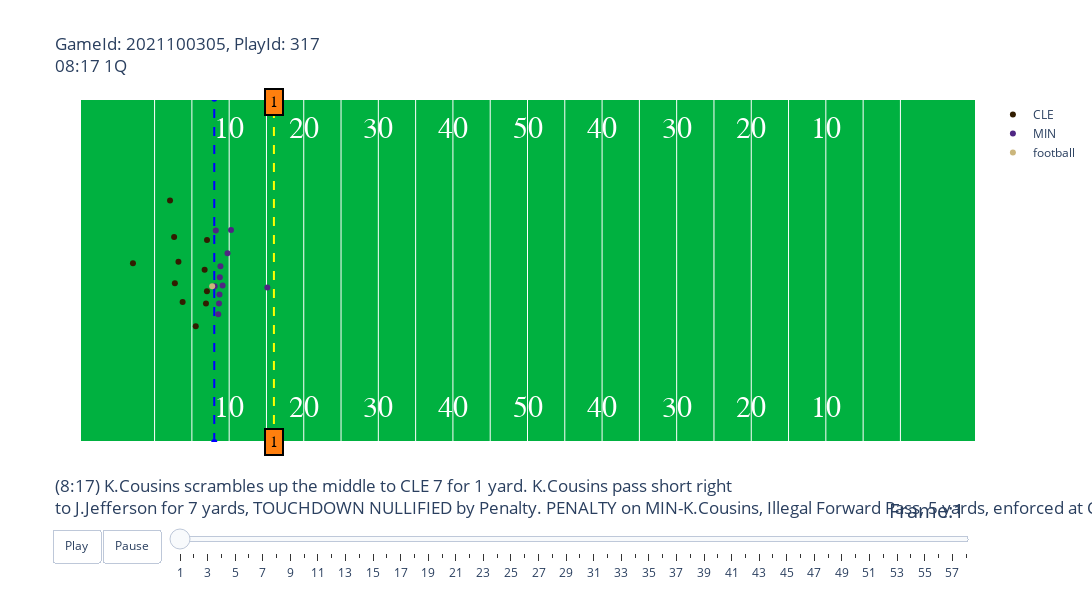

The notebook cell saved with this chart:
### Markdown cell above
<font size="5">Check Out Individual Plays</font>

### Code cell
#Choose A Game and Play
gameId = 2021100305	
playId = 317

#Run Animate Plays Function (Must Input Correct Week)
animate_play(week4, plays, players, pffScout, gameId, playId)

### Figure 1 — Plotly figure (JSON) as saved in the notebook; plotly's stock layout.template omitted (floating-point values rounded to 4 significant figures)
{"data": [{"hoverinfo": "none", "mode": "text", "showlegend": false, "text": ["10", "20", "30", "40", "50", "40", "30", "20", "10"], "textfont": {"color": "#ffffff", "family": "Courier New, monospace", "size": 30}, "type": "scatter", "x": [20, 30, 40, 50, 60, 70, 80, 90, 100], "y": [5, 5, 5, 5, 5, 5, 5, 5, 5]}, {"hoverinfo": "none", "mode": "text", "showlegend": false, "text": ["10", "20", "30", "40", "50", "40", "30", "20", "10"], "textfont": {"color": "#ffffff", "family": "Courier New, monospace", "size": 30}, "type": "scatter", "x": [20, 30, 40, 50, 60, 70, 80, 90, 100], "y": [48.5, 48.5, 48.5, 48.5, 48.5, 48.5, 48.5, 48.5, 48.5]}, {"hoverinfo": "none", "line": {"color": "blue", "dash": "dash"}, "showlegend": false, "type": "scatter", "x": [18, 18], "y": [0, 53.5]}, {"hoverinfo": "none", "line": {"color": "yellow", "dash": "dash"}, "showlegend": false, "type": "scatter", "x": [26, 26], "y": [0, 53.5]}, {"hoverinfo": "text", "hovertext": ["nflId:37317.0<br>displayName:Malcolm Smith<br>Position:MLB<br>Role:Coverage", "nflId:38667.0<br>displayName:Malik Jackson<br>Position:LE<br>Role:Pass Rush", "nflId:44813.0<br>displayName:Myles Garrett<br>Position:RE<br>Role:Pass Rush", "nflId:44838.0<br>displayName:Takkarist McKinley<br>Position:LOLB<br>Role:Pass Rush", "nflId:44847.0<br>displayName:Malik McDowell<br>Position:DRT<br>Role:Pass Rush", "nflId:44903.0<br>displayName:John Johnson<br>Position:FSL<br>Role:Coverage", "nflId:46073.0<br>displayName:Denzel Ward<br>Position:RLB<br>Role:Coverage", "nflId:47829.0<br>displayName:Greedy Williams<br>Position:LCB<br>Role:Coverage", "nflId:47863.0<br>displayName:Sione Takitaki<br>Position:RLB<br>Role:Coverage", "nflId:47938.0<br>displayName:Mack Wilson<br>Position:LLB<br>Role:Coverage", "nflId:52452.0<br>displayName:Grant Delpit<br>Position:SCBL<br>Role:Coverage"], "marker": {"color": "#311D00"}, "mode": "markers", "name": "CLE", "type": "scatter", "x": [12.72, 16.71, 16.89, 17.03, 17.02, 7.1, 15.52, 12.07, 13.76, 13.2, 12.62], "y": [24.73, 26.83, 21.6, 31.48, 23.49, 27.84, 18.05, 37.63, 21.8, 28.08, 31.96]}, {"hoverinfo": "text", "hovertext": ["nflId:38632.0<br>displayName:Kirk Cousins<br>Position:QB<br>Role:Pass", "nflId:40488.0<br>displayName:Adam Thielen<br>Position:RWR<br>Role:Pass Route", "nflId:43640.0<br>displayName:Rashod Hill<br>Position:LT<br>Role:Pass Block", "nflId:44853.0<br>displayName:Dalvin Cook<br>Position:HB<br>Role:Pass Route", "nflId:46131.0<br>displayName:Brian O'Neill<br>Position:RT<br>Role:Pass Block", "nflId:46226.0<br>displayName:Tyler Conklin<br>Position:TE-R<br>Role:Pass Route", "nflId:47801.0<br>displayName:Garrett Bradbury<br>Position:C<br>Role:Pass Block", "nflId:47976.0<br>displayName:Olisaemeka Udoh<br>Position:RG<br>Role:Pass Block", "nflId:52430.0<br>displayName:Justin Jefferson<br>Position:SRWR<br>Role:Pass Route", "nflId:52466.0<br>displayName:Ezra Cleveland<br>Position:LG<br>Role:Pass Block", "nflId:52725.0<br>displayName:Ben Ellefson<br>Position:TE-L<br>Role:Pass Route"], "marker": {"color": "#4F2683"}, "mode": "markers", "name": "MIN", "type": "scatter", "x": [19.12, 20.25, 18.64, 25.12, 18.83, 19.78, 18.06, 18.75, 18.21, 18.7, 18.54], "y": [24.4, 33.03, 21.57, 24.07, 27.4, 29.41, 24.29, 25.67, 32.96, 22.98, 19.9]}, {"hoverinfo": "none", "marker": {"color": "#CBB67C"}, "mode": "markers", "name": "football", "type": "scatter", "x": [17.72], "y": [24.26]}], "layout": {"annotations": [{"align": "center", "bgcolor": "#ff7f0e", "bordercolor": "black", "borderpad": 4, "borderwidth": 2, "font": {"color": "black", "family": "Courier New, monospace", "size": 16}, "opacity": 1, "showarrow": false, "text": "1", "x": 26, "y": 0}, {"align": "center", "bgcolor": "#ff7f0e", "bordercolor": "black", "borderpad": 4, "borderwidth": 2, "font": {"color": "black", "family": "Courier New, monospace", "size": 16}, "opacity": 1, "showarrow": false, "text": "1", "x": 26, "y": 53}], "autosize": false, "height": 600, "plot_bgcolor": "#00B140", "sliders": [{"active": 0, "currentvalue": {"font": {"size": 20}, "prefix": "Frame:", "visible": true, "xanchor": "right"}, "len": 0.9, "pad": {"b": 10, "t": 50}, "steps": [{"args": [[1], {"frame": {"duration": 100, "redraw": false}, "mode": "immediate", "transition": {"duration": 0}}], "label": "1", "method": "animate"}, {"args": [[2], {"frame": {"duration": 100, "redraw": false}, "mode": "immediate", "transition": {"duration": 0}}], "label": "2", "method": "animate"}, {"args": [[3], {"frame": {"duration": 100, "redraw": false}, "mode": "immediate", "transition": {"duration": 0}}], "label": "3", "method": "animate"}, {"args": [[4], {"frame": {"duration": 100, "redraw": false}, "mode": "immediate", "transition": {"duration": 0}}], "label": "4", "method": "animate"}, {"args": [[5], {"frame": {"duration": 100, "redraw": false}, "mode": "immediate", "transition": {"duration": 0}}], "label": "5", "method": "animate"}, {"args": [[6], {"frame": {"duration": 100, "redraw": false}, "mode": "immediate", "transition": {"duration": 0}}], "label": "6", "method": "animate"}, {"args": [[7], {"frame": {"duration": 100, "redraw": false}, "mode": "immediate", "transition": {"duration": 0}}], "label": "7", "method": "animate"}, {"args": [[8], {"frame": {"duration": 100, "redraw": false}, "mode": "immediate", "transition": {"duration": 0}}], "label": "8", "method": "animate"}, {"args": [[9], {"frame": {"duration": 100, "redraw": false}, "mode": "immediate", "transition": {"duration": 0}}], "label": "9", "method": "animate"}, {"args": [[10], {"frame": {"duration": 100, "redraw": false}, "mode": "immediate", "transition": {"duration": 0}}], "label": "10", "method": "animate"}, {"args": [[11], {"frame": {"duration": 100, "redraw": false}, "mode": "immediate", "transition": {"duration": 0}}], "label": "11", "method": "animate"}, {"args": [[12], {"frame": {"duration": 100, "redraw": false}, "mode": "immediate", "transition": {"duration": 0}}], "label": "12", "method": "animate"}, {"args": [[13], {"frame": {"duration": 100, "redraw": false}, "mode": "immediate", "transition": {"duration": 0}}], "label": "13", "method": "animate"}, {"args": [[14], {"frame": {"duration": 100, "redraw": false}, "mode": "immediate", "transition": {"duration": 0}}], "label": "14", "method": "animate"}, {"args": [[15], {"frame": {"duration": 100, "redraw": false}, "mode": "immediate", "transition": {"duration": 0}}], "label": "15", "method": "animate"}, {"args": [[16], {"frame": {"duration": 100, "redraw": false}, "mode": "immediate", "transition": {"duration": 0}}], "label": "16", "method": "animate"}, {"args": [[17], {"frame": {"duration": 100, "redraw": false}, "mode": "immediate", "transition": {"duration": 0}}], "label": "17", "method": "animate"}, {"args": [[18], {"frame": {"duration": 100, "redraw": false}, "mode": "immediate", "transition": {"duration": 0}}], "label": "18", "method": "animate"}, {"args": [[19], {"frame": {"duration": 100, "redraw": false}, "mode": "immediate", "transition": {"duration": 0}}], "label": "19", "method": "animate"}, {"args": [[20], {"frame": {"duration": 100, "redraw": false}, "mode": "immediate", "transition": {"duration": 0}}], "label": "20", "method": "animate"}, {"args": [[21], {"frame": {"duration": 100, "redraw": false}, "mode": "immediate", "transition": {"duration": 0}}], "label": "21", "method": "animate"}, {"args": [[22], {"frame": {"duration": 100, "redraw": false}, "mode": "immediate", "transition": {"duration": 0}}], "label": "22", "method": "animate"}, {"args": [[23], {"frame": {"duration": 100, "redraw": false}, "mode": "immediate", "transition": {"duration": 0}}], "label": "23", "method": "animate"}, {"args": [[24], {"frame": {"duration": 100, "redraw": false}, "mode": "immediate", "transition": {"duration": 0}}], "label": "24", "method": "animate"}, {"args": [[25], {"frame": {"duration": 100, "redraw": false}, "mode": "immediate", "transition": {"duration": 0}}], "label": "25", "method": "animate"}, {"args": [[26], {"frame": {"duration": 100, "redraw": false}, "mode": "immediate", "transition": {"duration": 0}}], "label": "26", "method": "animate"}, {"args": [[27], {"frame": {"duration": 100, "redraw": false}, "mode": "immediate", "transition": {"duration": 0}}], "label": "27", "method": "animate"}, {"args": [[28], {"frame": {"duration": 100, "redraw": false}, "mode": "immediate", "transition": {"duration": 0}}], "label": "28", "method": "animate"}, {"args": [[29], {"frame": {"duration": 100, "redraw": false}, "mode": "immediate", "transition": {"duration": 0}}], "label": "29", "method": "animate"}, {"args": [[30], {"frame": {"duration": 100, "redraw": false}, "mode": "immediate", "transition": {"duration": 0}}], "label": "30", "method": "animate"}, {"args": [[31], {"frame": {"duration": 100, "redraw": false}, "mode": "immediate", "transition": {"duration": 0}}], "label": "31", "method": "animate"}, {"args": [[32], {"frame": {"duration": 100, "redraw": false}, "mode": "immediate", "transition": {"duration": 0}}], "label": "32", "method": "animate"}, {"args": [[33], {"frame": {"duration": 100, "redraw": false}, "mode": "immediate", "transition": {"duration": 0}}], "label": "33", "method": "animate"}, {"args": [[34], {"frame": {"duration": 100, "redraw": false}, "mode": "immediate", "transition": {"duration": 0}}], "label": "34", "method": "animate"}, {"args": [[35], {"frame": {"duration": 100, "redraw": false}, "mode": "immediate", "transition": {"duration": 0}}], "label": "35", "method": "animate"}, {"args": [[36], {"frame": {"duration": 100, "redraw": false}, "mode": "immediate", "transition": {"duration": 0}}], "label": "36", "method": "animate"}, {"args": [[37], {"frame": {"duration": 100, "redraw": false}, "mode": "immediate", "transition": {"duration": 0}}], "label": "37", "method": "animate"}, {"args": [[38], {"frame": {"duration": 100, "redraw": false}, "mode": "immediate", "transition": {"duration": 0}}], "label": "38", "method": "animate"}, {"args": [[39], {"frame": {"duration": 100, "redraw": false}, "mode": "immediate", "transition": {"duration": 0}}], "label": "39", "method": "animate"}, {"args": [[40], {"frame": {"duration": 100, "redraw": false}, "mode": "immediate", "transition": {"duration": 0}}], "label": "40", "method": "animate"}, {"args": [[41], {"frame": {"duration": 100, "redraw": false}, "mode": "immediate", "transition": {"duration": 0}}], "label": "41", "method": "animate"}, {"args": [[42], {"frame": {"duration": 100, "redraw": false}, "mode": "immediate", "transition": {"duration": 0}}], "label": "42", "method": "animate"}, {"args": [[43], {"frame": {"duration": 100, "redraw": false}, "mode": "immediate", "transition": {"duration": 0}}], "label": "43", "method": "animate"}, {"args": [[44], {"frame": {"duration": 100, "redraw": false}, "mode": "immediate", "transition": {"duration": 0}}], "label": "44", "method": "animate"}, {"args": [[45], {"frame": {"duration": 100, "redraw": false}, "mode": "immediate", "transition": {"duration": 0}}], "label": "45", "method": "animate"}, {"args": [[46], {"frame": {"duration": 100, "redraw": false}, "mode": "immediate", "transition": {"duration": 0}}], "label": "46", "method": "animate"}, {"args": [[47], {"frame": {"duration": 100, "redraw": false}, "mode": "immediate", "transition": {"duration": 0}}], "label": "47", "method": "animate"}, {"args": [[48], {"frame": {"duration": 100, "redraw": false}, "mode": "immediate", "transition": {"duration": 0}}], "label": "48", "method": "animate"}, {"args": [[49], {"frame": {"duration": 100, "redraw": false}, "mode": "immediate", "transition": {"duration": 0}}], "label": "49", "method": "animate"}, {"args": [[50], {"frame": {"duration": 100, "redraw": false}, "mode": "immediate", "transition": {"duration": 0}}], "label": "50", "method": "animate"}, {"args": [[51], {"frame": {"duration": 100, "redraw": false}, "mode": "immediate", "transition": {"duration": 0}}], "label": "51", "method": "animate"}, {"args": [[52], {"frame": {"duration": 100, "redraw": false}, "mode": "immediate", "transition": {"duration": 0}}], "label": "52", "method": "animate"}, {"args": [[53], {"frame": {"duration": 100, "redraw": false}, "mode": "immediate", "transition": {"duration": 0}}], "label": "53", "method": "animate"}, {"args": [[54], {"frame": {"duration": 100, "redraw": false}, "mode": "immediate", "transition": {"duration": 0}}], "label": "54", "method": "animate"}, {"args": [[55], {"frame": {"duration": 100, "redraw": false}, "mode": "immediate", "transition": {"duration": 0}}], "label": "55", "method": "animate"}, {"args": [[56], {"frame": {"duration": 100, "redraw": false}, "mode": "immediate", "transition": {"duration": 0}}], "label": "56", "method": "animate"}, {"args": [[57], {"frame": {"duration": 100, "redraw": false}, "mode": "immediate", "transition": {"duration": 0}}], "label": "57", "method": "animate"}, {"args": [[58], {"frame": {"duration": 100, "redraw": false}, "mode": "immediate", "transition": {"duration": 0}}], "label": "58", "method": "animate"}], "transition": {"duration": 300, "easing": "cubic-in-out"}, "x": 0.1, "xanchor": "left", "y": 0, "yanchor": "top"}], "title": {"text": "GameId: 2021100305, PlayId: 317<br>08:17 1Q<br><br><br><br><br><br><br><br><br><br><br><br><br><br><br><br><br><br><br>(8:17) K.Cousins scrambles up the middle to CLE 7 for 1 yard. K.Cousins pass short right<br>to J.Jefferson for 7 yards, TOUCHDOWN NULLIFIED by Penalty. PENALTY on MIN-K.Cousins, Illegal Forward Pass, 5 yards, enforced at CLE 7."}, "updatemenus": [{"buttons": [{"args": [null, {"frame": {"duration": 100, "redraw": false}, "fromcurrent": true, "transition": {"duration": 0}}], "label": "Play", "method": "animate"}, {"args": [[null], {"frame": {"duration": 0, "redraw": false}, "mode": "immediate", "transition": {"duration": 0}}], "label": "Pause", "method": "animate"}], "direction": "left", "pad": {"r": 10, "t": 87}, "showactive": false, "type": "buttons", "x": 0.1, "xanchor": "right", "y": 0, "yanchor": "top"}], "width": 1200, "xaxis": {"autorange": false, "range": [0, 120], "showticklabels": false, "tickmode": "array", "tickvals": [10, 15, 20, 25, 30, 35, 40, 45, 50, 55, 60, 65, 70, 75, 80, 85, 90, 95, 100, 105, 110]}, "yaxis": {"autorange": false, "range": [0, 53.3], "showgrid": false, "showticklabels": false}}}
